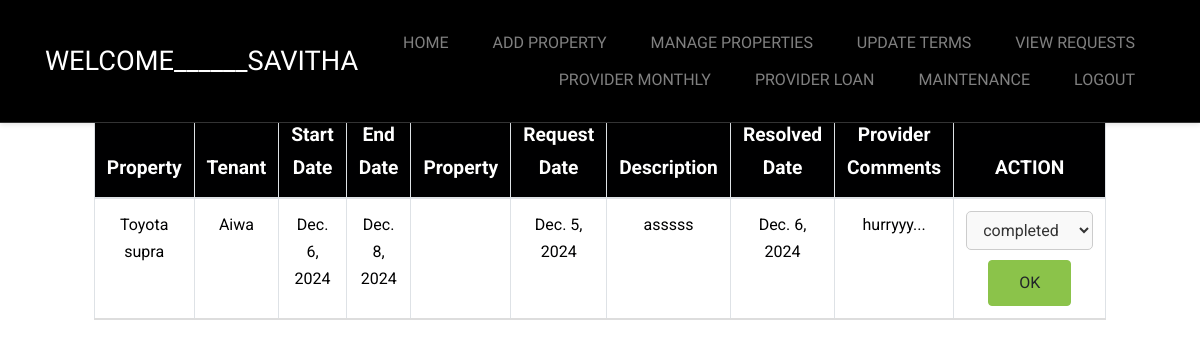
The page /provider_maintenance/ (signed in) on the database its author committed.
### blockchain/models.py (models this page shows, shortened)
class User(AbstractUser):
    USER_ROLES = [
        ('tenant', 'Tenant'),
        ('provider', 'Provider')
    ]
    role = models.CharField(max_length=10, choices=USER_ROLES)
    verification_status = models.BooleanField(default=False)  # For Admin to verify accounts
    contact_number = models.CharField(max_length=15, null=True, blank=True)
    address = models.TextField(null=True, blank=True)
    document = models.ImageField(upload_to='documents/')

class MaintenanceRequest(models.Model):
    agreement = models.ForeignKey(RentalAgreement, on_delete=models.CASCADE)
    provider = models.ForeignKey(User, on_delete=models.CASCADE, limit_choices_to={'role': 'provider'})
    description = models.TextField()
    request_date = models.DateField(auto_now_add=True)
    status = models.CharField(max_length=20, choices=[('pending', 'Pending'), ('in_progress', 'In Progress'), ('completed', 'Completed')])
    resolved_date = models.DateField(null=True, blank=True)
    provider_comments = models.TextField(null=True, blank=True)

class RentalAgreement(models.Model):
    tenant = models.ForeignKey(User, on_delete=models.CASCADE, limit_choices_to={'role': 'tenant'})
    property = models.ForeignKey(Property, on_delete=models.CASCADE)
    start_date = models.DateField()
    end_date = models.DateField()
    deposit_amount = models.DecimalField(max_digits=10, decimal_places=2)
    terms = models.TextField()
    is_active = models.BooleanField(default=True)

class Property(models.Model):
    provider = models.ForeignKey(User, on_delete=models.CASCADE, limit_choices_to={'role': 'provider'})
    title = models.CharField(max_length=100)
    description = models.TextField()
    address = models.TextField()
    rent_amount = models.DecimalField(max_digits=10, decimal_places=2)
    is_approved = models.BooleanField(default=False)
    image = models.ImageField(upload_to='property_image/')

### blockchain/views.py (the view, shortened to what this page needs)
# urls.py: path('provider_maintenance/', views.provider_maintenance, name='provider_maintenance'),
def provider_maintenance(request):
    user_requests = MaintenanceRequest.objects.filter(provider=request.user)
    return render(request, 'provider_maintenance.html', {'user_requests': user_requests})

### templates/provider_maintenance.html (shortened to what this page needs)
<!DOCTYPE html>
<html lang="en">
  <head>
    <link rel="stylesheet" href="../static/fonts/icomoon/style.css">
    <link rel="stylesheet" href="../static/css/bootstrap.min.css">
    <link rel="stylesheet" href="../static/css/jquery-ui.css">
    <link rel="stylesheet" href="../static/css/owl.carousel.min.css">
    <link rel="stylesheet" href="../static/css/owl.theme.default.min.css">
    <link rel="stylesheet" href="../static/css/owl.theme.default.min.css">
    <link rel="stylesheet" href="../static/css/jquery.fancybox.min.css">
    <link rel="stylesheet" href="../static/css/bootstrap-datepicker.css">
    <link rel="stylesheet" href="../static/fonts/flaticon/font/flaticon.css">
    <link rel="stylesheet" href="../static/css/aos.css">
    <link rel="stylesheet" href="../static/css/style.css">
  </head>
  <body data-spy="scroll" data-target=".site-navbar-target" data-offset="300">
  <div class="site-wrap">
    <header class="site-navbar py-4 js-sticky-header site-navbar-target" role="banner">
      <div class="container">
        <div class="row align-items-center">
          <div class="col-6 col-xl-2">
            <h1 class="mb-0 site-logo m-0 p-0"><a href="/" class="mb-0">Welcome______{{ request.user.username }}</a></h1>
          </div>
          <div class="col-12 col-md-10 d-none d-xl-block">
            <nav class="site-navigation position-relative text-right" role="navigation">
                <ul class="site-menu main-menu js-clone-nav mr-auto d-none d-lg-block">
                    <li><a href="{% url 'provider_index' %}" class="nav-link">Home</a></li>
                    <li><a href="{% url 'add_property' %}" class="nav-link">Add property</a></li>
                    <li><a href="{% url 'manage_properties' %}" class="nav-link">manage properties</a></li>
                    <li><a href="{% url 'provider_update' %}" class="nav-link">Update terms</a></li>
                    <li><a href="{% url 'user_requests' %}" class="nav-link">View Requests</a></li>
                    <li><a href="{% url 'provider_monthly' %}" class="nav-link">Provider Monthly</a></li>
                    <li><a href="{% url 'provider_loan' %}" class="nav-link">Provider Loan</a></li>
                    <li><a href="{% url 'provider_maintenance' %}" class="nav-link">Maintenance</a></li>
                    <li><a href="{% url 'logout' %}" class="nav-link">logout</a></li>
                  </ul>
            </nav>
          </div>
        </div>
      </div>
    </header>
    <div class="container">
      <div class="row align-items-center justify-content-center">
        <div class="col-md-8 mt-lg-5 text-center">
          <h2 class="text-white">My Requests</h2>
          <div class="table-container">
            <table class="table table-bordered">
              <thead>
                <tr>
                  <th>Property</th>
                  <th>Tenant</th>
                  <th>Start Date</th>
                  <th>End Date</th>
                  <th>Property</th>
                  <th>Request Date</th>
                  <th>Description</th>
                  <th>Resolved Date</th>
                  <th>Provider Comments</th>
                  <th>ACTION</th>
                </tr>
              </thead>
              <tbody>
                {% for req in user_requests %}
                <tr>
                  <td>{{ req.agreement.property.title }}</td>
                  <td>{{ req.agreement.tenant.username }}</td>
                  <td>{{ req.agreement.start_date }}</td>
                  <td>{{ req.agreement.end_date }}</td>
                  <td>
                  </td>
                  <td>{{ req.request_date }}</td>
                  <td>{{ req.description }}</td>
                  {% if req.resolved_date %}
                    <td> {{ req.resolved_date }} </td>
                  {% else %}
                    <td>Not Resolved........!!</td>
                  {% endif %}
                  {% if req.provider_comments %}
                    <td> {{ req.provider_comments }} </td>
                  {% else %}
                    <td>no comments found.....!!!!1</td>
                  {% endif %}
                  <td>
                    <form method="post" style="display:inline;" action="{% url 'provider_maintenance' %}">
                      <select name="action_choice" id="actionChoice" required style="margin-bottom: 10px;">
                        <option value="" disabled selected>{{ req.status }}</option>
                      </select><br>
                      <button class="btn btn-success" name="action" type="submit" value="ok">OK</button>
                    </form>
                  </td>
                </tr>
                {% empty %}
                <tr>
                  <td colspan="9">No Request Available.</td>
                </tr>
                {% endfor %}
              </tbody>
            </table>
          </div>
        </div>
      </div>
    </div>
  </body>
</html>

### static/css/style.css (style rules this page uses)
html { overflow-x: hidden; }
body { line-height: 1.7; color: gray; font-weight: 400; font-size: 1rem; }
a { -webkit-transition: .3s all ease; -o-transition: .3s all ease; transition: .3s all ease; }
h1, h2, h3, h4, h5, .h1, .h2, .h3, .h4, .h5 { font-family: "Oswald", sans-serif; font-weight: 300 !important; text-transform: uppercase; }
.site-wrap:before { display: none; -webkit-transition: .3s all ease-in-out; -o-transition: .3s all ease-in-out; transition: .3s all ease-in-out; background: rgba(0, 0, 0, 0.6); content: ""; position: absolute; z-index: 2000; top: 0; left: 0; right: 0; bottom: 0; opacity: 0; visibility: hidden; }
.btn { font-size: 16px; border-radius: 4px; padding: 10px 30px; }
.site-navbar { margin-bottom: 0px; z-index: 1999; position: absolute; width: 100%; }
.site-navbar ul { font-family: "Oswald", sans-serif; text-transform: uppercase; font-weight: 300; }
.site-navbar .site-logo { position: relative; left: 0; font-size: 1.7rem; font-weight: 900; text-transform: uppercase; font-family: "Oswald", sans-serif; }
.site-navbar .site-logo a { color: #fff; }
.site-navbar .site-navigation .site-menu { margin-bottom: 0; }
.site-navbar .site-navigation .site-menu a { text-decoration: none !important; display: inline-block; }
.site-navbar .site-navigation .site-menu > li { display: inline-block; }
.site-navbar .site-navigation .site-menu > li > a { padding: 5px 20px; color: rgba(255, 255, 255, 0.5); display: inline-block; text-decoration: none !important; }
.site-mobile-menu .site-nav-wrap { padding: 0; margin: 0; list-style: none; position: relative; }
.site-mobile-menu .site-nav-wrap a { padding: 10px 20px; display: block; position: relative; color: #212529; }
.site-mobile-menu .site-nav-wrap li { position: relative; display: block; }
.site-mobile-menu .site-nav-wrap > li { display: block; position: relative; float: left; width: 100%; }
.site-mobile-menu .site-nav-wrap > li > a { padding-left: 20px; font-size: 20px; }
.sticky-wrapper .site-navbar { -webkit-transition: .3s all ease; -o-transition: .3s all ease; transition: .3s all ease; }
.sticky-wrapper .site-navbar { border-bottom: 1px solid rgba(255, 255, 255, 0.2); }
.sticky-wrapper .site-navbar .site-logo a { color: #fff; }
.sticky-wrapper .site-navbar ul li a { color: rgba(255, 255, 255, 0.7); }
.position-relative { position: relative; }

### templates/provider_maintenance.html (style rules this page uses)
.site-navbar { position: fixed; top: 0; width: 100%; z-index: 9999; background-color: black; transition: all 0.3s ease; }
.site-navbar.js-sticky-header { box-shadow: 0 2px 5px rgba(0, 0, 0, 0.1); }
.table-container { display: flex; justify-content: center; margin: 20px 0; }
table { width: 100%; max-width: 1200px; margin: 0 auto; border-collapse: collapse; }
thead th { background-color: #000001; color: white; padding: 16px; text-align: center; font-size: 1.2rem; }
td, th { padding: 16px; text-align: center; color: #000001; }
tbody tr { border-bottom: 2px solid #ddd; }
select[name="action_choice"] { padding: 8px 12px; font-size: 1rem; color: #333; background-color: #f9f9f9; border: 1px solid #ccc; border-radius: 5px; outline: none; transition: all 0.3s ease; }

### rows shown on the page
User: user.username "SAVITHA"
MaintenanceRequest: agreement.property "Toyota supra", agreement.tenant.username "Aiwa", agreement.start_date "Dec. 6, 2024", agreement.end_date "Dec. 8, 2024", request_date "Dec. 5, 2024", description "asssss", resolved_date "Dec. 6, 2024", provider_comments "hurryyy...", action_choice "completed"
